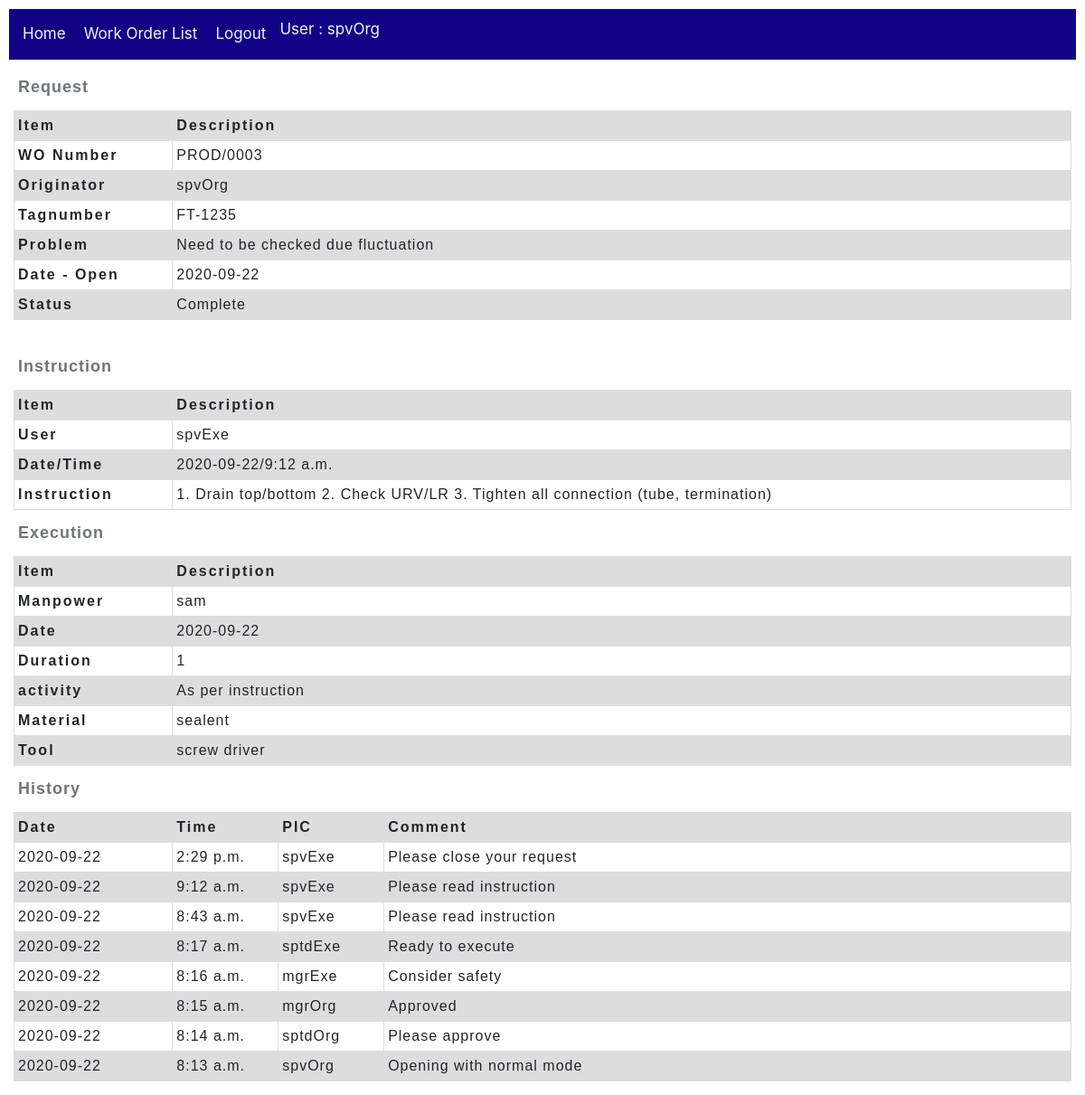
The page /workOrder/work_order/3 (signed in) on the database as committed earlier.
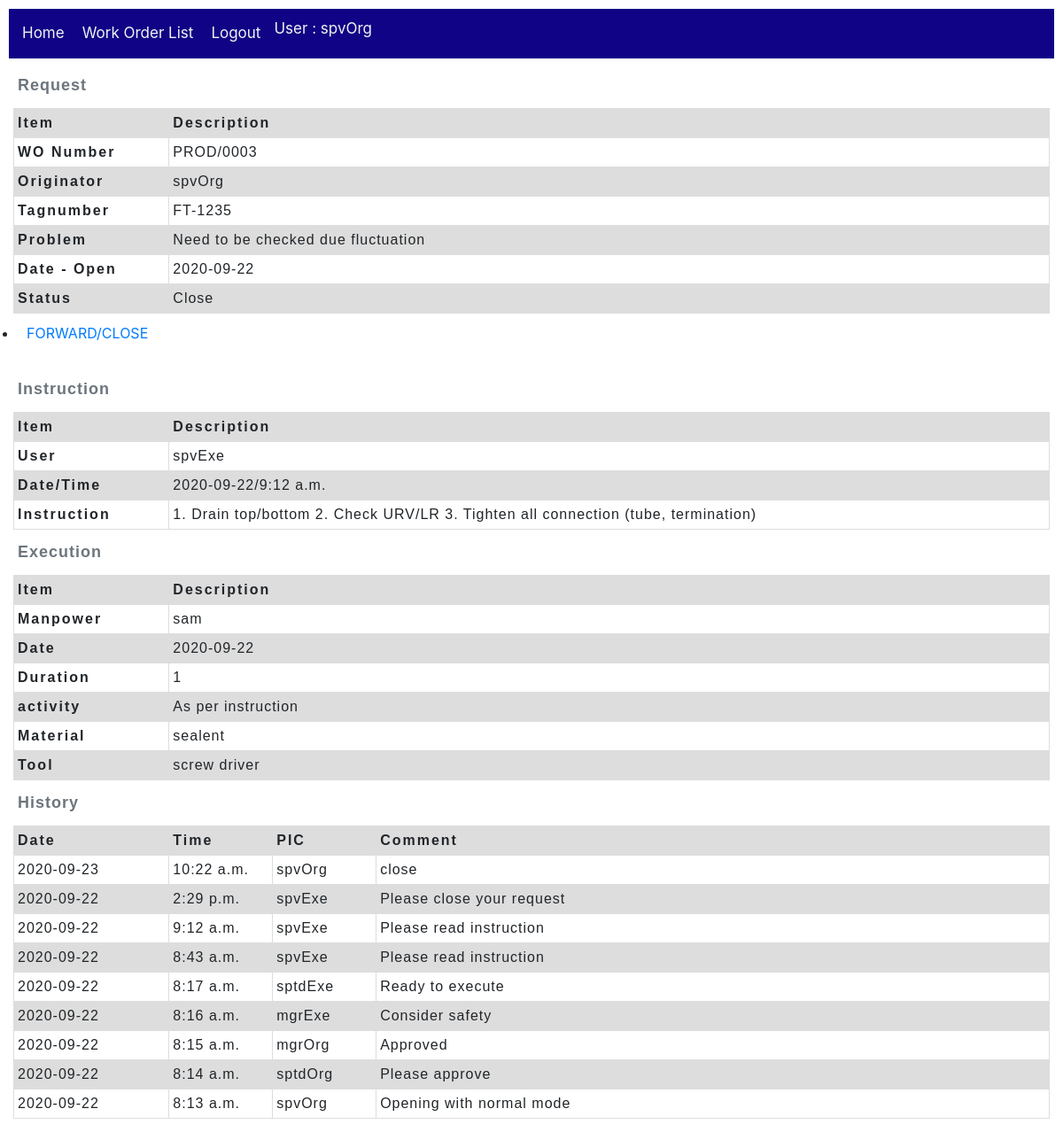
The same page on the database as committed later.
### workOrder/models.py (models this page shows, shortened)
class Work_order(models.Model):
    wo_number = models.CharField(max_length=20, null=True)
    tagnumber = models.CharField(max_length=50, null=True, help_text='Enter tagnumber(eg. FT-1405)')
    problem = models.TextField(max_length=1000, null=True)
    originator = models.ForeignKey(User,
        on_delete=models.SET_NULL,
        null=True)
    dest_section = models.ForeignKey(Section,
        on_delete=models.SET_NULL,
        null=True)
    date_open = models.DateField()
    date_finish = models.DateField(null=True)
    status = models.ForeignKey(Action,
        on_delete=models.SET_NULL,
        null=True)
    priority = models.ForeignKey(Wo_priority,
        on_delete=models.SET_NULL,
        null=True)
    current_user_id = models.IntegerField(null=True)
    executor_user_id = models.IntegerField(null=True)
    class Meta:
        ordering = ['originator','status','wo_number']

class Wo_journal(models.Model):
    comment = models.CharField(max_length=200, null=True)
    date = models.DateField(null=True)
    time = models.TimeField(null=True)
    concern_user = models.ForeignKey(User,
        on_delete=models.SET_NULL,
        null=True)
    work_order = models.ForeignKey(Work_order,
        on_delete=models.SET_NULL,
        null=True)
    action = models.ForeignKey(Action,
        on_delete=models.SET_NULL,
        null=True)
    class Meta:
        ordering = ['-date', '-time']

### utility/models.py (models this page shows, shortened)
class Action(models.Model):
    name = models.CharField(max_length=20, null=True, help_text='Enter name of Action(eg. Open, Close, Reject...)')
    description = models.CharField(max_length=100, null=True, help_text='Enter description of Action')
    mode = models.ForeignKey('Mode', on_delete=models.SET_NULL, null=True)
    class Meta:
        ordering = ['name']

### workOrder/views.py (the view)
# urls.py: path('work_order/<int:pk>', views.Work_orderDetailView.as_view(), name='work_order-detail'),
class Work_orderDetailView(LoginRequiredMixin, generic.DetailView):
    model = Work_order #prinsipnya dengan ini saja sdh cukup, namun kita perlu tambahan info di bawah ini
    def get_context_data(self, **kwargs):
        context = super().get_context_data(**kwargs)
        woDetail = context.get('object', None)
        if woDetail:
            wo_current_user_id = woDetail.current_user_id
            userId = self.request.user.id
            allowAction = False
            if wo_current_user_id == userId:
                allowAction = True
            context['allowAction'] = allowAction
            context['woPK'] = woDetail.id
            context['journal_list'] = Wo_journal.objects.filter(work_order=woDetail.id)
            FINISH_LIST = ['Finish', 'Complete', 'Close']
            if woDetail.status.name in FINISH_LIST:
                context['Wo_instruction'] = Wo_instruction.objects.get(work_order=woDetail)
                context['Wo_completion'] = Wo_completion.objects.get(work_order=woDetail)
                context['Wo_complete_report'] = True
        return context

### workOrder/templates/workOrder/work_order_detail.html (shortened to what this page needs)
{% extends "base_workOrder.html" %}
{% block content %}
  {% include 'Wo_request.html' %}
  {% include 'Wo_inprogress.html' %}
  {% if Wo_complete_report %}
    {% include 'Wo_instruction.html' %}
    {% include 'Wo_execution.html' %}
  {% endif %}
  {% include 'Wo_hystory.html' %}
{% endblock %}

### workOrder/templates/Wo_request.html
{% block content %}
    <table class="WoHeader">
        <caption>Request</caption>
        <thead>
            <tr>
                <th scope="col">Item</th>
                <th scope="col">Description</th>
            </tr>
        </thead>
        <tbody>
            <tr>
                <th scope="row">WO Number</th>
                <td>{{ work_order.wo_number }}</td>
            </tr>
            <tr>
                <th scope="row">Originator</th>
                <td>{{ work_order.originator }}</td>
            </tr>
            <tr>
                <th scope="row">Tagnumber</th>
                <td>{{ work_order.tagnumber }}</td>
            </tr>
            <tr>
                <th scope="row">Problem</th>
                <td>{{ work_order.problem }}</td>
            </tr>
            <tr>
                <th scope="row">Date - Open</th>
                <td>{{ work_order.date_open }}</td>
            </tr>
            <tr>
                <th scope="row">Status</th>
                <td>{{ work_order.status.name }}</td>
            </tr>
        </tbody>
    </table>
{% endblock %}

### workOrder/templates/Wo_hystory.html
{% block content %}
    {% if journal_list %}
        <table class="WoHistory">
            <caption>History</caption>
            <thead>
                <tr>
                <th scope="col">Date</th>
                <th scope="col">Time</th>
                <th scope="col">PIC</th>
                <th scope="col">Comment</th>
                </tr>
            </thead>
            <tbody>
                {% for journal in journal_list %}
                <tr>
                    <td>
                    {{journal.date}}
                    </td>
                    <td>
                    {{journal.time}}
                    </td>
                    <td>
                    {{journal.concern_user}}
                    </td>
                    <td>
                    {{journal.comment}}
                    </td>
                </tr>
                {% endfor %}
            </tbody>
        </table>
    {% else %}
        <p>There are no histories</p>
    {% endif %}
{% endblock %}

Rows that differ between the two databases and show on the page:
changed Work_order "PROD/0003": status.name "Complete" → "Close"
added Wo_journal: date "2020-09-23", time "10:22 a.m.", concern_user "spvOrg", comment "close"
Other text that changed with them:
text now shown: "FORWARD/CLOSE"
